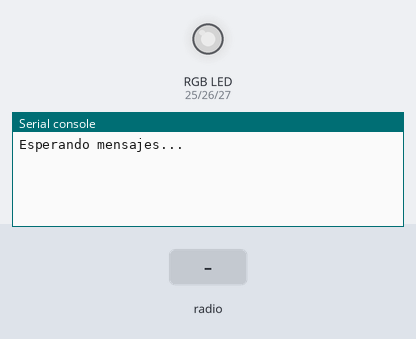
A program run on a simulated ESP32 board running MicroPython. Parts: an RGB LED mixed from three pins (HIGH = lit), the last lines printed to the serial console. The inputs (shaded band) are chosen by the test bench. Dim RGB values are drawn brighter than linear.

Above: at 1.2 s.
1.3 s: radio message "x:" arrives
At 1.9 s:
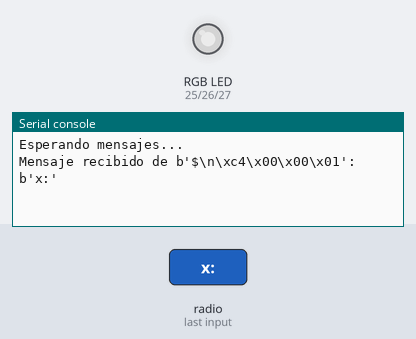
2.8 s: radio message "y:" arrives
At 4.0 s:
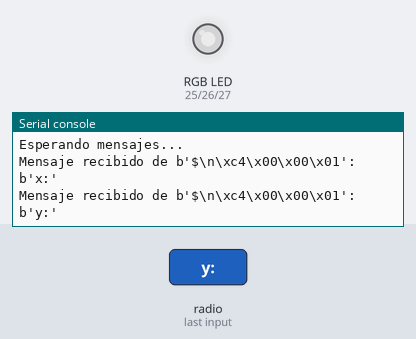
4.3 s: radio message "1" arrives
At 5.4 s:
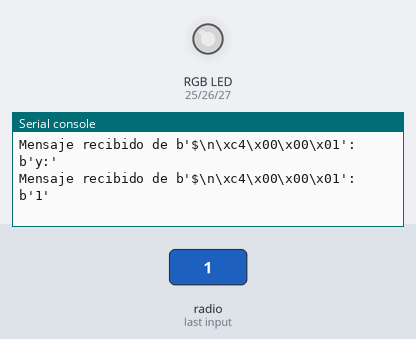

Measured:
- after the input at 1.3 s, the serial console: prints a new line at once (image 1)
- after the input at 2.8 s, the serial console: prints a new line at once (image 2)
- after the input at 4.3 s, the serial console: prints a new line at once (image 3)

The program:

receiver_rgb_espnow.py
```python
import network
import espnow
from machine import Pin, PWM

# Configurar los pines PWM para el LED RGB
led_r = PWM(Pin(25))  # Rojo
led_g = PWM(Pin(26))  # Verde
led_b = PWM(Pin(27))  # Azul

# Ajustar la frecuencia del PWM
led_r.freq(500)
led_g.freq(500)
led_b.freq(500)

# Función para mapear un valor de un rango a otro
def map_value(value, in_min, in_max, out_min, out_max):
    return int((value - in_min) * (out_max - out_min) / (in_max - in_min) + out_min)

# Función para actualizar el color del LED RGB según x e y
def actualizar_rgb(x, y):
    # Mapear los valores de x e y a un rango de 0 a 1023 (intensidad de PWM)
    r = map_value(x, 0, 4095, 0, 1023)  # Rojo depende de x
    b = map_value(y, 0, 4095, 0, 1023)  # Azul depende de y
    g = map_value((x + y) // 2, 0, 4095, 0, 1023)  # Verde depende de la mezcla de x e y

    # Ajustar los colores del LED
    led_r.duty(r)
    led_g.duty(g)
    led_b.duty(b)

    print(f"RGB -> R: {r}, G: {g}, B: {b}")

# Configurar la interfaz WLAN en modo estación
sta = network.WLAN(network.STA_IF)
sta.active(True)
sta.disconnect()  # Desconectar de cualquier punto de acceso previo

# Inicializar ESPNow
e = espnow.ESPNow()
e.active(True)

print("Esperando mensajes...")

# Bucle principal para recibir datos y controlar el LED RGB
while True:
    host, msg = e.recv()  # Recibir datos
    if msg:  # Procesar el mensaje solo si no es `None`
        print(f"Mensaje recibido de {host}: {msg}")
        if msg == b'end':  # Detener el programa si se recibe "end"
            print("Finalizando programa...")
            break

        # Decodificar el mensaje y extraer los valores de x e y
        try:
            data = msg.decode('utf-8')  # Decodificar el mensaje
            if data.startswith("x:") and "y:" in data:
                # Parsear los valores de x e y
                valores = data.replace("x:", "").replace("y:", "").split()
                x = int(valores[0])
                y = int(valores[1])

                # Actualizar el color del LED RGB
                actualizar_rgb(x, y)
        except Exception as ex:
            print(f"Error al procesar el mensaje: {ex}")
```
